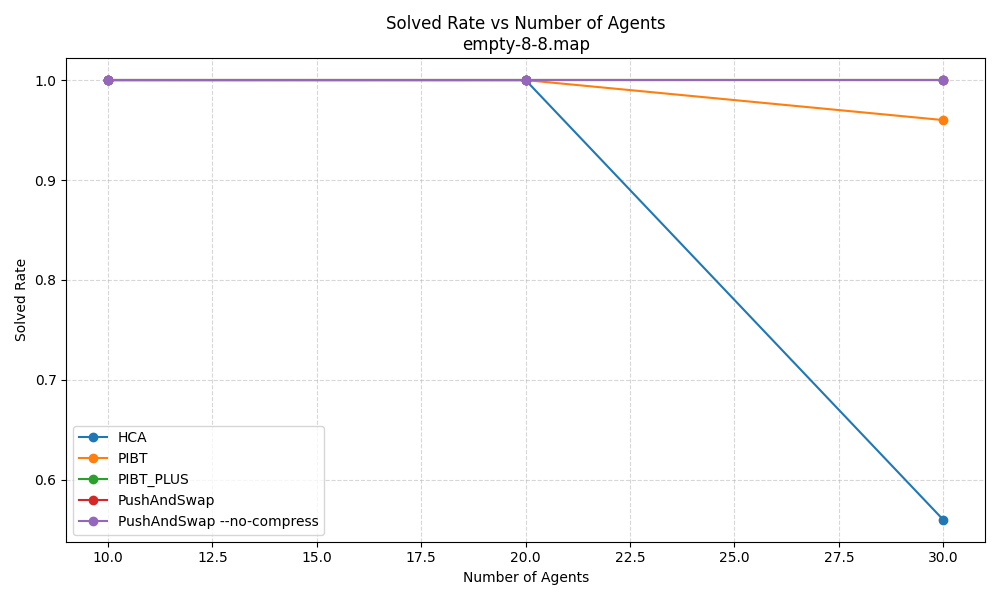
#> input picture results/data/2026-04-23-01-00-49/mapf_plots_by_map/empty-8-8.map_solved.png, 1000 x 600 px
$ python main.py
#> lines starting #> are read from the running program, lines starting #| are printed output that depends on the picture
from PIL import Image

# List of your filenames
files = [
    "empty-8-8.map_solved.png",
    "empty-8-8.map_soc.png",
    "empty-8-8.map_makespan.png",

    "random-32-32-20.map_solved.png",
    "random-32-32-20.map_soc.png",
    "random-32-32-20.map_makespan.png",

    "random-64-64-20.map_solved.png",
    "random-64-64-20.map_soc.png",
    "random-64-64-20.map_makespan.png",
]

images = [Image.open(f) for f in files]
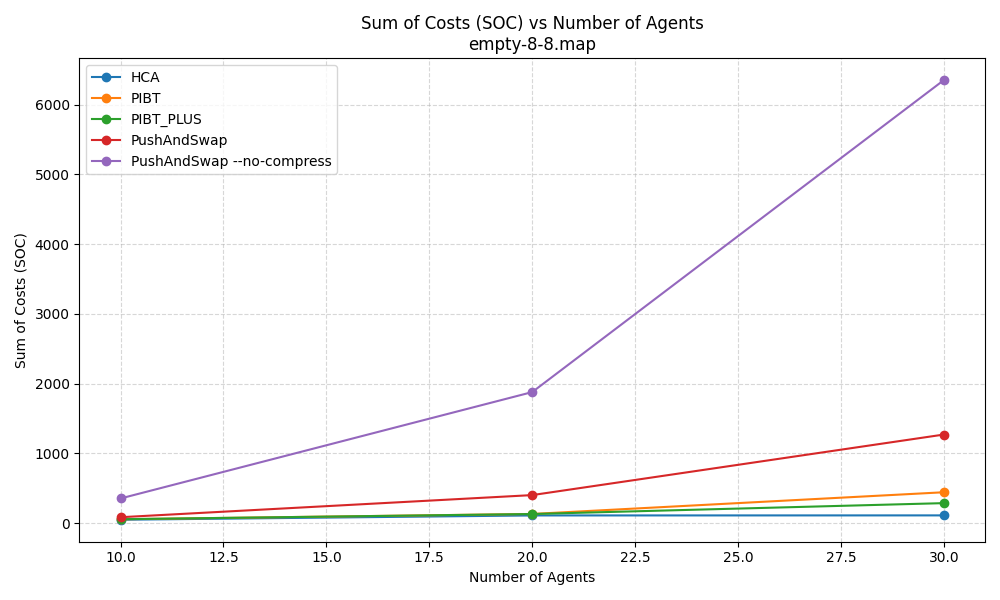
#> input picture results/data/2026-04-23-01-00-49/mapf_plots_by_map/empty-8-8.map_soc.png, 1000 x 600 px
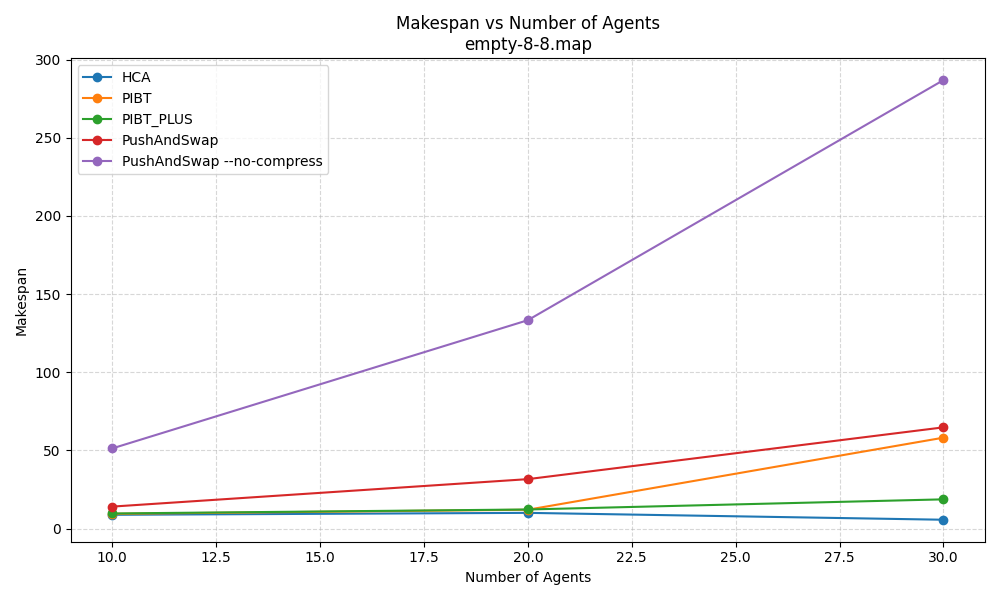
#> input picture results/data/2026-04-23-01-00-49/mapf_plots_by_map/empty-8-8.map_makespan.png, 1000 x 600 px
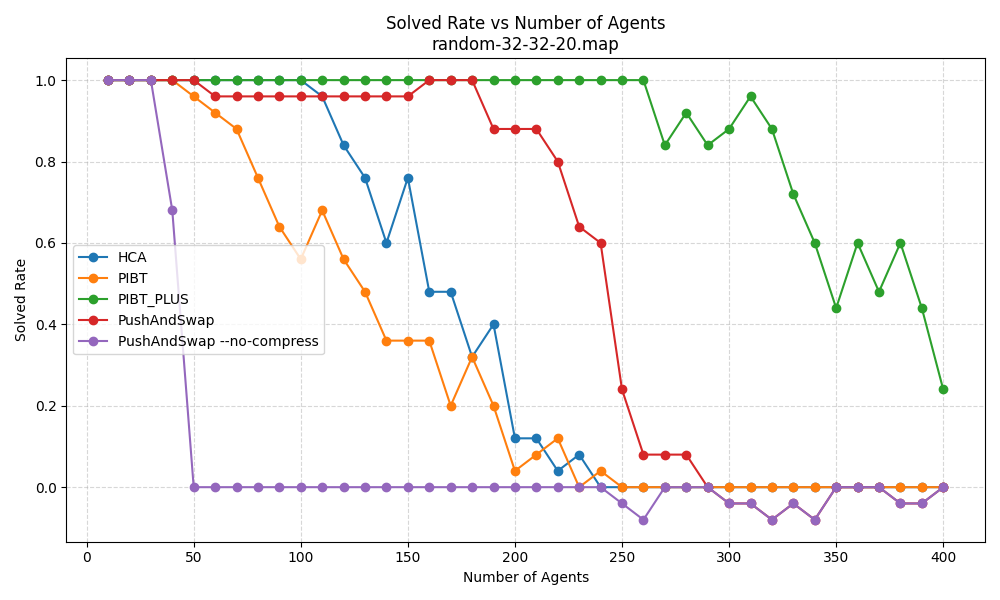
#> input picture results/data/2026-04-23-01-00-49/mapf_plots_by_map/random-32-32-20.map_solved.png, 1000 x 600 px
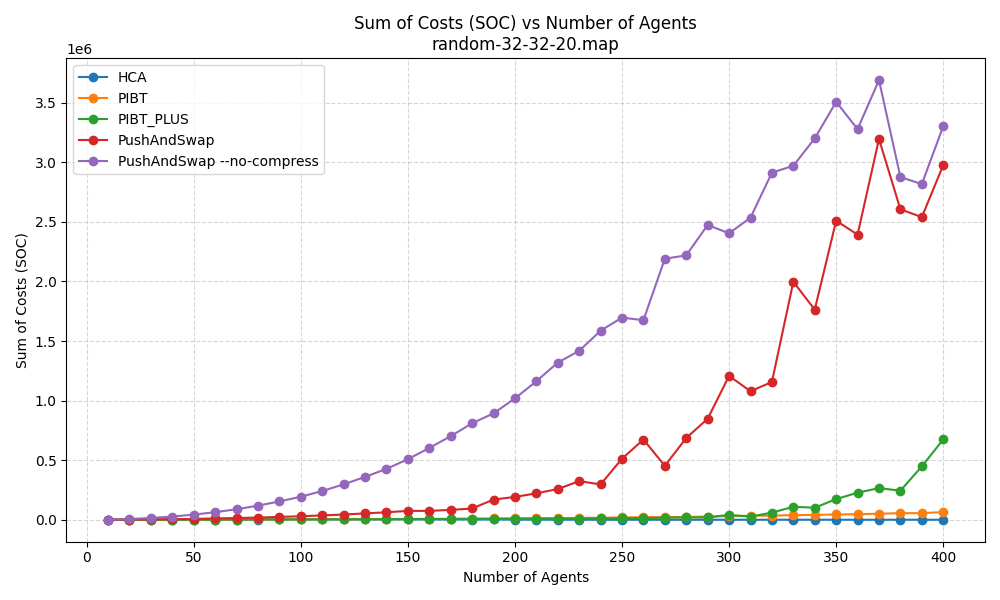
#> input picture results/data/2026-04-23-01-00-49/mapf_plots_by_map/random-32-32-20.map_soc.png, 1000 x 600 px
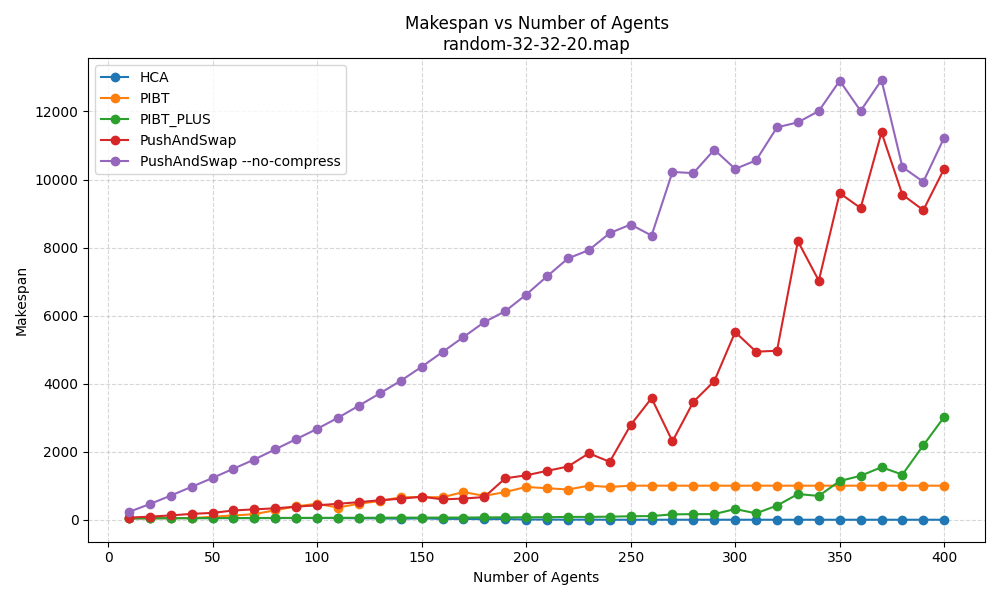
#> input picture results/data/2026-04-23-01-00-49/mapf_plots_by_map/random-32-32-20.map_makespan.png, 1000 x 600 px
#> (the run stopped early here; a loop or call above may not have finished)
